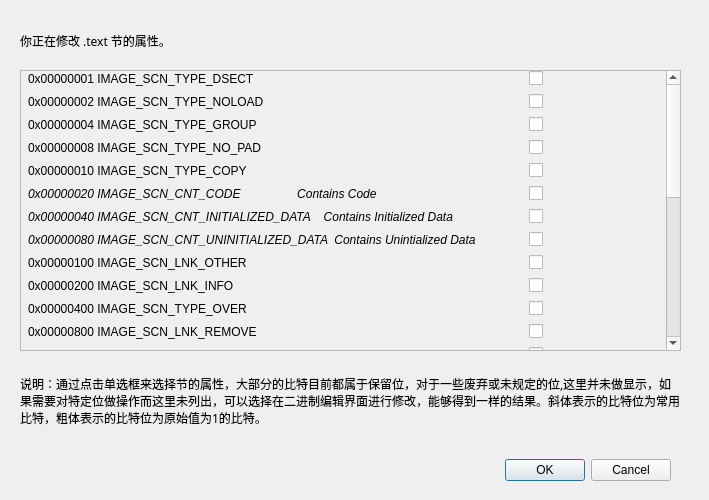
<?xml version="1.0" encoding="UTF-8"?>
<ui version="4.0">
 <class>SectionCharsDialog</class>
 <widget class="QDialog" name="SectionCharsDialog">
  <property name="geometry">
   <rect>
    <x>0</x>
    <y>0</y>
    <width>709</width>
    <height>500</height>
   </rect>
  </property>
  <property name="windowTitle">
   <string>节属性及权限</string>
  </property>
  <widget class="QDialogButtonBox" name="buttonBox">
   <property name="geometry">
    <rect>
     <x>30</x>
     <y>440</y>
     <width>641</width>
     <height>61</height>
    </rect>
   </property>
   <property name="orientation">
    <enum>Qt::Horizontal</enum>
   </property>
   <property name="standardButtons">
    <set>QDialogButtonBox::Cancel|QDialogButtonBox::Ok</set>
   </property>
  </widget>
  <widget class="QScrollArea" name="scrollArea">
   <property name="enabled">
    <bool>true</bool>
   </property>
   <property name="geometry">
    <rect>
     <x>20</x>
     <y>70</y>
     <width>661</width>
     <height>281</height>
    </rect>
   </property>
   <property name="verticalScrollBarPolicy">
    <enum>Qt::ScrollBarAlwaysOn</enum>
   </property>
   <property name="horizontalScrollBarPolicy">
    <enum>Qt::ScrollBarAsNeeded</enum>
   </property>
   <property name="sizeAdjustPolicy">
    <enum>QAbstractScrollArea::AdjustIgnored</enum>
   </property>
   <property name="widgetResizable">
    <bool>false</bool>
   </property>
   <property name="alignment">
    <set>Qt::AlignCenter</set>
   </property>
   <widget class="QWidget" name="scrollAreaWidgetContents">
    <property name="enabled">
     <bool>true</bool>
    </property>
    <property name="geometry">
     <rect>
      <x>4</x>
      <y>0</y>
      <width>631</width>
      <height>621</height>
     </rect>
    </property>
    <widget class="QWidget" name="formLayoutWidget">
     <property name="geometry">
      <rect>
       <x>0</x>
       <y>0</y>
       <width>631</width>
       <height>621</height>
      </rect>
     </property>
     <layout class="QFormLayout" name="formLayout">
      <property name="sizeConstraint">
       <enum>QLayout::SetDefaultConstraint</enum>
      </property>
      <property name="fieldGrowthPolicy">
       <enum>QFormLayout::AllNonFixedFieldsGrow</enum>
      </property>
      <property name="rowWrapPolicy">
       <enum>QFormLayout::DontWrapRows</enum>
      </property>
      <property name="horizontalSpacing">
       <number>21</number>
      </property>
      <property name="verticalSpacing">
       <number>8</number>
      </property>
      <property name="leftMargin">
       <number>0</number>
      </property>
      <item row="0" column="0">
       <widget class="QLabel" name="iMAGE_SCN_TYPE_DSECTLabel">
        <property name="text">
         <string>0x00000001 IMAGE_SCN_TYPE_DSECT</string>
        </property>
       </widget>
      </item>
      <item row="0" column="1">
       <widget class="QCheckBox" name="iMAGE_SCN_TYPE_DSECTCheckBox">
        <property name="text">
         <string/>
        </property>
       </widget>
      </item>
      <item row="1" column="0">
       <widget class="QLabel" name="iMAGE_SCN_TYPE_NOLOADLabel">
        <property name="text">
         <string>0x00000002 IMAGE_SCN_TYPE_NOLOAD</string>
        </property>
       </widget>
      </item>
      <item row="1" column="1">
       <widget class="QCheckBox" name="iMAGE_SCN_TYPE_NOLOADCheckBox"/>
      </item>
      <item row="2" column="0">
       <widget class="QLabel" name="iMAGE_SCN_TYPE_GROUPLabel">
        <property name="text">
         <string>0x00000004 IMAGE_SCN_TYPE_GROUP</string>
        </property>
       </widget>
      </item>
      <item row="2" column="1">
       <widget class="QCheckBox" name="iMAGE_SCN_TYPE_GROUPCheckBox"/>
      </item>
      <item row="3" column="0">
       <widget class="QLabel" name="iMAGE_SCN_TYPE_NO_PADLabel">
        <property name="text">
         <string>0x00000008 IMAGE_SCN_TYPE_NO_PAD</string>
        </property>
       </widget>
      </item>
      <item row="3" column="1">
       <widget class="QCheckBox" name="iMAGE_SCN_TYPE_NO_PADCheckBox"/>
      </item>
      <item row="4" column="0">
       <widget class="QLabel" name="iMAGE_SCN_TYPE_COPYLabel">
        <property name="text">
         <string>0x00000010 IMAGE_SCN_TYPE_COPY</string>
        </property>
       </widget>
      </item>
      <item row="4" column="1">
       <widget class="QCheckBox" name="iMAGE_SCN_TYPE_COPYCheckBox"/>
      </item>
      <item row="5" column="0">
       <widget class="QLabel" name="iMAGE_SCN_CNT_CODELabel">
        <property name="font">
         <font>
          <weight>50</weight>
          <italic>true</italic>
          <bold>false</bold>
         </font>
        </property>
        <property name="text">
         <string>0x00000020 IMAGE_SCN_CNT_CODE                 Contains Code</string>
        </property>
       </widget>
      </item>
      <item row="5" column="1">
       <widget class="QCheckBox" name="iMAGE_SCN_CNT_CODECheckBox"/>
      </item>
      <item row="6" column="0">
       <widget class="QLabel" name="iMAGE_SCN_CNT_INITIALIZED_DATALabel">
        <property name="font">
         <font>
          <weight>50</weight>
          <italic>true</italic>
          <bold>false</bold>
         </font>
        </property>
        <property name="text">
         <string>0x00000040 IMAGE_SCN_CNT_INITIALIZED_DATA    Contains Initialized Data</string>
        </property>
        <property name="buddy">
         <cstring></cstring>
        </property>
       </widget>
      </item>
      <item row="6" column="1">
       <widget class="QCheckBox" name="iMAGE_SCN_CNT_INITIALIZED_DATACheckBox"/>
      </item>
      <item row="7" column="0">
       <widget class="QLabel" name="iMAGE_SCN_CNT_UNINITIALIZED_DATALabel">
        <property name="font">
         <font>
          <weight>50</weight>
          <italic>true</italic>
          <bold>false</bold>
         </font>
        </property>
        <property name="text">
         <string>0x00000080 IMAGE_SCN_CNT_UNINITIALIZED_DATA  Contains Unintialized Data </string>
        </property>
       </widget>
      </item>
      <item row="7" column="1">
       <widget class="QCheckBox" name="iMAGE_SCN_CNT_UNINITIALIZED_DATACheckBox"/>
      </item>
      <item row="8" column="0">
       <widget class="QLabel" name="iMAGE_SCN_LNK_OTHERLabel">
        <property name="text">
         <string>0x00000100 IMAGE_SCN_LNK_OTHER</string>
        </property>
       </widget>
      </item>
      <item row="8" column="1">
       <widget class="QCheckBox" name="iMAGE_SCN_LNK_OTHERCheckBox"/>
      </item>
      <item row="9" column="0">
       <widget class="QLabel" name="iMAGE_SCN_LNK_INFOLabel">
        <property name="text">
         <string>0x00000200 IMAGE_SCN_LNK_INFO</string>
        </property>
       </widget>
      </item>
      <item row="9" column="1">
       <widget class="QCheckBox" name="iMAGE_SCN_LNK_INFOCheckBox"/>
      </item>
      <item row="10" column="0">
       <widget class="QLabel" name="iMAGE_SCN_TYPE_OVERLabel">
        <property name="text">
         <string>0x00000400 IMAGE_SCN_TYPE_OVER</string>
        </property>
       </widget>
      </item>
      <item row="10" column="1">
       <widget class="QCheckBox" name="iMAGE_SCN_TYPE_OVERCheckBox"/>
      </item>
      <item row="11" column="0">
       <widget class="QLabel" name="iMAGE_SCN_LNK_REMOVELabel">
        <property name="text">
         <string>0x00000800 IMAGE_SCN_LNK_REMOVE</string>
        </property>
       </widget>
      </item>
      <item row="11" column="1">
       <widget class="QCheckBox" name="iMAGE_SCN_LNK_REMOVECheckBox"/>
      </item>
      <item row="12" column="0">
       <widget class="QLabel" name="iMAGE_SCN_LNK_COMDATLabel">
        <property name="text">
         <string>0x00001000 IMAGE_SCN_LNK_COMDAT</string>
        </property>
       </widget>
      </item>
      <item row="12" column="1">
       <widget class="QCheckBox" name="iMAGE_SCN_LNK_COMDATCheckBox"/>
      </item>
      <item row="13" column="0">
       <widget class="QLabel" name="iMAGE_SCN_NO_DEFER_SPEC_EXCLabel">
        <property name="text">
         <string>0x00004000 IMAGE_SCN_NO_DEFER_SPEC_EXC</string>
        </property>
       </widget>
      </item>
      <item row="13" column="1">
       <widget class="QCheckBox" name="iMAGE_SCN_NO_DEFER_SPEC_EXCCheckBox"/>
      </item>
      <item row="14" column="0">
       <widget class="QLabel" name="iMAGE_SCN_GPRELLabel">
        <property name="text">
         <string>0x00008000 IMAGE_SCN_GPREL</string>
        </property>
       </widget>
      </item>
      <item row="14" column="1">
       <widget class="QCheckBox" name="iMAGE_SCN_GPRELCheckBox"/>
      </item>
      <item row="15" column="0">
       <widget class="QLabel" name="iMAGE_SCN_MEM_PURGEABLELabel">
        <property name="text">
         <string>0x00020000 IMAGE_SCN_MEM_PURGEABLE</string>
        </property>
       </widget>
      </item>
      <item row="15" column="1">
       <widget class="QCheckBox" name="iMAGE_SCN_MEM_PURGEABLECheckBox"/>
      </item>
      <item row="16" column="0">
       <widget class="QLabel" name="iMAGE_SCN_MEM_LOCKEDLabel">
        <property name="text">
         <string>0x00040000 IMAGE_SCN_MEM_LOCKED</string>
        </property>
       </widget>
      </item>
      <item row="16" column="1">
       <widget class="QCheckBox" name="iMAGE_SCN_MEM_LOCKEDCheckBox"/>
      </item>
      <item row="17" column="0">
       <widget class="QLabel" name="iMAGE_SCN_MEM_PRELOADLabel">
        <property name="text">
         <string>0x00080000 IMAGE_SCN_MEM_PRELOAD</string>
        </property>
       </widget>
      </item>
      <item row="17" column="1">
       <widget class="QCheckBox" name="iMAGE_SCN_MEM_PRELOADCheckBox"/>
      </item>
      <item row="18" column="0">
       <widget class="QLabel" name="iMAGE_SCN_LNK_NRELOC_OVFLLabel">
        <property name="text">
         <string>0x01000000 IMAGE_SCN_LNK_NRELOC_OVFL    Section contains extended relocations</string>
        </property>
       </widget>
      </item>
      <item row="18" column="1">
       <widget class="QCheckBox" name="iMAGE_SCN_LNK_NRELOC_OVFLCheckBox"/>
      </item>
      <item row="19" column="0">
       <widget class="QLabel" name="iMAGE_SCN_MEM_DISCARDABLELabel">
        <property name="font">
         <font>
          <weight>50</weight>
          <italic>true</italic>
          <bold>false</bold>
         </font>
        </property>
        <property name="text">
         <string>0x02000000 IMAGE_SCN_MEM_DISCARDABLE   Section can be discarded</string>
        </property>
       </widget>
      </item>
      <item row="19" column="1">
       <widget class="QCheckBox" name="iMAGE_SCN_MEM_DISCARDABLECheckBox"/>
      </item>
      <item row="20" column="0">
       <widget class="QLabel" name="iMAGE_SCN_MEM_NOT_CACHEDLabel">
        <property name="text">
         <string>0x04000000 IMAGE_SCN_MEM_NOT_CACHED</string>
        </property>
       </widget>
      </item>
      <item row="20" column="1">
       <widget class="QCheckBox" name="iMAGE_SCN_MEM_NOT_CACHEDCheckBox"/>
      </item>
      <item row="21" column="0">
       <widget class="QLabel" name="iMAGE_SCN_MEM_NOT_PAGEDLabel">
        <property name="text">
         <string>0x08000000 IMAGE_SCN_MEM_NOT_PAGED</string>
        </property>
       </widget>
      </item>
      <item row="21" column="1">
       <widget class="QCheckBox" name="iMAGE_SCN_MEM_NOT_PAGEDCheckBox"/>
      </item>
      <item row="22" column="0">
       <widget class="QLabel" name="iMAGE_SCN_MEM_SHAREDLabel">
        <property name="text">
         <string>0x10000000 IMAGE_SCN_MEM_SHARED</string>
        </property>
       </widget>
      </item>
      <item row="22" column="1">
       <widget class="QCheckBox" name="iMAGE_SCN_MEM_SHAREDCheckBox"/>
      </item>
      <item row="23" column="0">
       <widget class="QLabel" name="iMAGE_SCN_MEM_EXECUTELabel">
        <property name="font">
         <font>
          <weight>50</weight>
          <italic>true</italic>
          <bold>false</bold>
         </font>
        </property>
        <property name="text">
         <string>0x20000000 IMAGE_SCN_MEM_EXECUTE       Section can executed</string>
        </property>
       </widget>
      </item>
      <item row="23" column="1">
       <widget class="QCheckBox" name="iMAGE_SCN_MEM_EXECUTECheckBox"/>
      </item>
      <item row="24" column="0">
       <widget class="QLabel" name="iMAGE_SCN_MEM_READLabel">
        <property name="font">
         <font>
          <weight>50</weight>
          <italic>true</italic>
          <bold>false</bold>
         </font>
        </property>
        <property name="text">
         <string>0x40000000 IMAGE_SCN_MEM_READ          Section can be read</string>
        </property>
       </widget>
      </item>
      <item row="24" column="1">
       <widget class="QCheckBox" name="iMAGE_SCN_MEM_READCheckBox"/>
      </item>
      <item row="25" column="0">
       <widget class="QLabel" name="iMAGE_SCN_MEM_WRITELabel">
        <property name="font">
         <font>
          <weight>50</weight>
          <italic>true</italic>
          <bold>false</bold>
         </font>
        </property>
        <property name="text">
         <string>0x80000000 IMAGE_SCN_MEM_WRITE         Section can be writen</string>
        </property>
       </widget>
      </item>
      <item row="25" column="1">
       <widget class="QCheckBox" name="iMAGE_SCN_MEM_WRITECheckBox"/>
      </item>
     </layout>
    </widget>
   </widget>
  </widget>
  <widget class="QLabel" name="tipsLabel">
   <property name="geometry">
    <rect>
     <x>20</x>
     <y>360</y>
     <width>661</width>
     <height>81</height>
    </rect>
   </property>
   <property name="font">
    <font>
     <family>微软雅黑 Light</family>
    </font>
   </property>
   <property name="text">
    <string>说明：通过点击单选框来选择节的属性，大部分的比特目前都属于保留位，对于一些废弃或未规定的位,这里并未做显示，如果需要对特定位做操作而这里未列出，可以选择在二进制编辑界面进行修改，能够得到一样的结果。斜体表示的比特位为常用比特，粗体表示的比特位为原始值为1的比特。</string>
   </property>
   <property name="wordWrap">
    <bool>true</bool>
   </property>
  </widget>
  <widget class="QLabel" name="sectionNameLabel">
   <property name="geometry">
    <rect>
     <x>20</x>
     <y>20</y>
     <width>651</width>
     <height>41</height>
    </rect>
   </property>
   <property name="font">
    <font>
     <family>微软雅黑 Light</family>
    </font>
   </property>
   <property name="text">
    <string>你正在修改 .text 节的属性。</string>
   </property>
  </widget>
 </widget>
 <resources/>
 <connections>
  <connection>
   <sender>buttonBox</sender>
   <signal>accepted()</signal>
   <receiver>SectionCharsDialog</receiver>
   <slot>accept()</slot>
   <hints>
    <hint type="sourcelabel">
     <x>248</x>
     <y>254</y>
    </hint>
    <hint type="destinationlabel">
     <x>157</x>
     <y>274</y>
    </hint>
   </hints>
  </connection>
  <connection>
   <sender>buttonBox</sender>
   <signal>rejected()</signal>
   <receiver>SectionCharsDialog</receiver>
   <slot>reject()</slot>
   <hints>
    <hint type="sourcelabel">
     <x>316</x>
     <y>260</y>
    </hint>
    <hint type="destinationlabel">
     <x>286</x>
     <y>274</y>
    </hint>
   </hints>
  </connection>
 </connections>
</ui>
